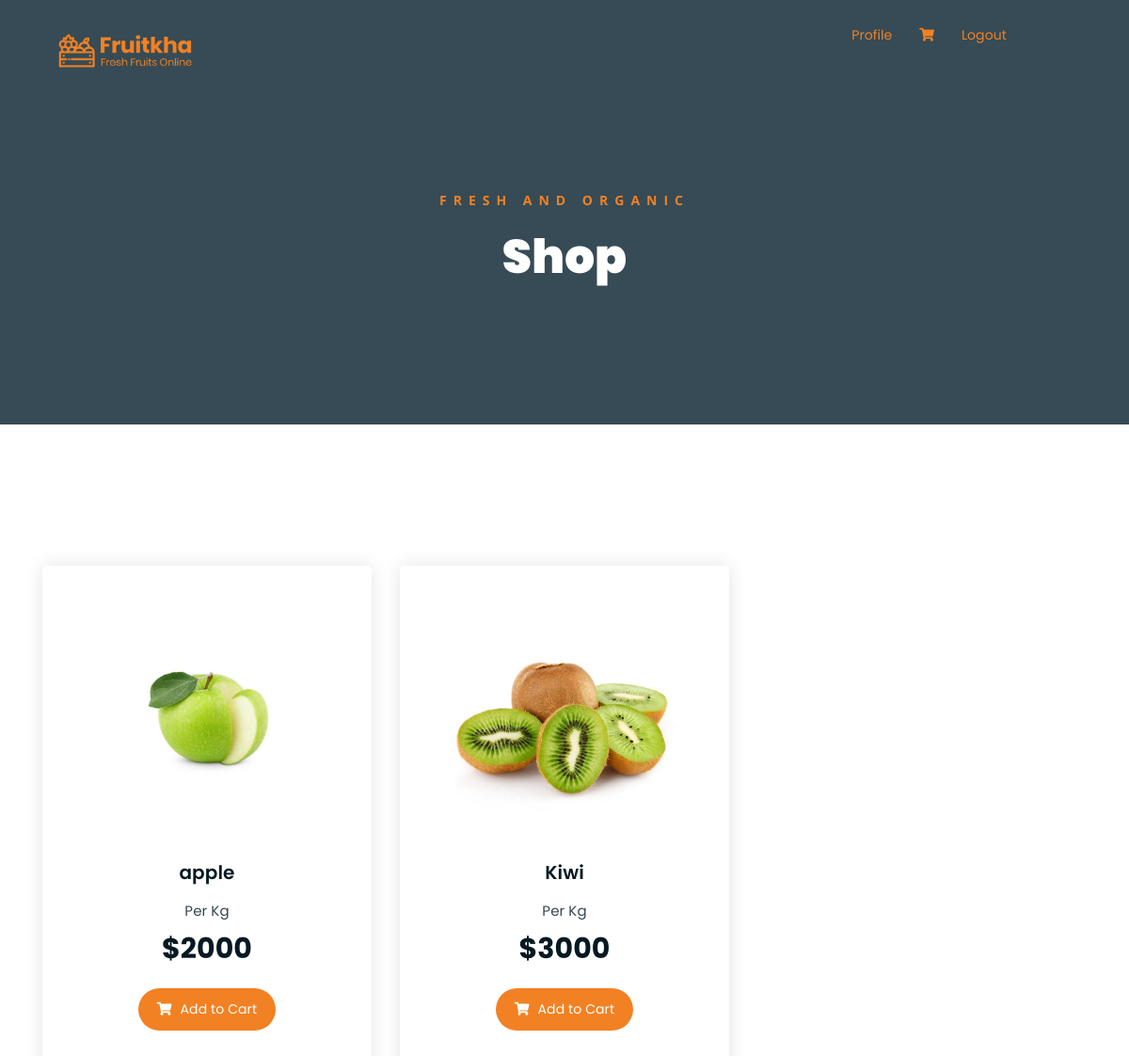
Screenshot of /home (signed in) with the database file from the repository.
### tables this page shows
CREATE TABLE products (
            id INTEGER PRIMARY KEY AUTOINCREMENT,
            name TEXT NOT NULL,
            price INTEGER NOT NULL,
            image_url TEXT
        );

### app.py (the view)
@app.route('/home')
def products():
  if 'username' in session:
    return render_template('products.html', products = db.get_all_products(connection), username = session['username'])
  return redirect(url_for('login'))

### db.py (called while the page is built)
def get_all_products(connection):
    cursor = connection.cursor()
    query = '''SELECT * FROM products'''
    cursor.execute(query)
    return cursor.fetchall()

### templates/products.html (shortened to what this page needs)
<!DOCTYPE html>
<html lang="en" dir="ltr">
  <head>
    <link
      rel="stylesheet"
      href="{{ url_for('static', filename='assets/css/all.min.css') }}"
    />
    <link
      rel="stylesheet"
      href="{{url_for('static',filename='css/bootstrap.min.css')}}"
    />
    <link
      rel="stylesheet"
      href="{{url_for('static',filename='css/style.css')}}"
    />
    <link
      rel="stylesheet"
      href="{{url_for('static',filename='assets/bootstrap/css/bootstrap.min.css')}}"
    />
    <link
      rel="stylesheet"
      href="{{url_for('static',filename='assets/css/owl.carousel.css')}}"
    />
    <link
      rel="stylesheet"
      href="{{url_for('static',filename='assets/css/magnific-popup.css')}}"
    />
    <link
      rel="stylesheet"
      href="{{url_for('static',filename='assets/css/animate.css')}}"
    />
    <link
      rel="stylesheet"
      href="{{url_for('static',filename='assets/css/meanmenu.min.css')}}"
    />
    <link
      rel="stylesheet"
      href="{{url_for('static',filename='assets/css/main.css')}}"
    />
    <link
      rel="stylesheet"
      href="{{url_for('static',filename='assets/css/responsive.css')}}"
    />
  </head>
  <body>
    <div class="top-header-area" id="sticker" style="padding-left: 30px">
      <div class="container">
        <div class="row">
          <div class="col-lg-12 col-sm-12 text-center">
            <div class="main-menu-wrap" style="text-align: end">
              <div class="site-logo">
                <a href="/">
                  <img src="static/assets/img/logo.png" alt="" />
                </a>
              </div>
              {% if 'username' in session %} {% if username !='admin'%}
              <a href="/account" style="color: #f28123"> Profile </a>
              <a
                class="shopping-cart"
                href="/cart"
                style="color: #f28123; margin: 0 25px"
                ><i class="fas fa-shopping-cart"></i
              ></a>
              {% endif %} {% endif %}  {% if ('username' in session) or (username =='admin')
              %}
              <a href="/logout" style="color: #f28123; margin-right: 100px">
                Logout
              </a>
              {% endif %}
            </div>
          </div>
        </div>
      </div>
    </div>
    <div class="breadcrumb-section breadcrumb-bg">
      <div class="container">
        <div class="row">
          <div class="col-lg-8 offset-lg-2 text-center">
            <div class="breadcrumb-text">
              <p>Fresh and Organic</p>
              <h1>Shop</h1>
            </div>
          </div>
        </div>
      </div>
    </div>
    {% include 'includes/alert.html' %} {% if 'username' not in session and
    username != "admin" %}
    <div
      class="alert alert-info alert-dismissible"
      role="alert"
      style="text-align: center"
    >
      To view the shop and buy you have to be logged in!
    </div>
    {% else %}
    <div class="product-section mt-150 mb-150">
      <div class="container">
        <div class="row product-lists">
          {% if products %} {% for product in products %}
          <div class="col-lg-4 col-md-6 text-center">
            <div class="single-product-item">
              <div class="product-image">
                <a href="">
                  <img
                    src="{{ url_for('static', filename=product[3]) }}"
                    alt=""
                  />
                </a>
              </div>
              <h3>{{ product[1] }}</h3>
              <p class="product-price"><span>Per Kg</span> ${{ product[2] }}</p>
              {% if username != 'admin' %}
              <a
                href="{{ url_for('add_to_cart', product_id=product[0]) }}"
                class="cart-btn"
              >
                <i class="fas fa-shopping-cart"></i> Add to Cart
              </a>
              {% endif %}
            </div>
          </div>
          {% endfor %} {% endif %}
        </div>
      </div>
    </div>
    {% endif %}
  </body>
</html>

### static/css/style.css (style rules this page uses)
* { margin: 0; padding: 0; box-sizing: border-box; font-family: 'Poppins', sans-serif; }

### static/assets/css/main.css (style rules this page uses)
html { font-size: 14px; font-weight: 400; line-height: 28px; height: 100%; }
body { font-family: "Open Sans", sans-serif; font-weight: 400; font-size: 1rem; letter-spacing: 0.1px; line-height: 1.8; color: #051922; overflow-x: hidden; }
body img { max-width: 100%; }
a { cursor: pointer; text-decoration: none; -webkit-transition: all 0.2s ease-in-out; -o-transition: all 0.2s ease-in-out; transition: all 0.2s ease-in-out; }
h1, .h1, h2, .h2, h3, .h3, h4, .h4, h5, .h5, h6, .h6 { font-family: "Poppins", sans-serif; font-weight: 700; margin: 0 0 1.25rem 0; color: #051922; }
h1:last-child, .h1:last-child, h2:last-child, .h2:last-child, h3:last-child, .h3:last-child, h4:last-child, .h4:last-child, h5:last-child, .h5:last-child, h6:last-child, .h6:last-child { margin: 0; }
h1, .h1 { font-size: 4rem; font-weight: 700; line-height: 4rem; }
h3, .h3 { font-size: 2rem; font-weight: 700; line-height: 2.25rem; }
p { font-family: "Open Sans", sans-serif; font-weight: 400; font-size: 1rem; letter-spacing: 0.1px; line-height: 1.8; color: #051922; margin: 0 0 1.25rem 0; }
.mt-150 { margin-top: 150px; }
.mb-150 { margin-bottom: 150px; }
a.boxed-btn, a.bordered-btn, a.cart-btn { border-radius: 50px; }
.breadcrumb-bg { background-image: url(../img/breadcrumb-bg.jpg); }
.breadcrumb-text p { color: #F28123; font-weight: 700; text-transform: uppercase; letter-spacing: 7px; }
.breadcrumb-text h1 { font-size: 50px; font-weight: 900; color: #fff; margin: 0; margin-top: 20px; }
.breadcrumb-section { padding: 150px 0; background-size: cover; background-position: center center; position: relative; z-index: 1; background-attachment: fixed; padding-top: 200px; }
.breadcrumb-section:after { position: absolute; left: 0; top: 0; width: 100%; height: 100%; content: ""; background-color: #07212e; z-index: -1; opacity: 0.8; }
.top-header-area { position: absolute; z-index: 999; width: 100%; padding: 25px 0; }
.site-logo { float: left; max-width: 150px; }
.main-menu-wrap { position: relative; }
.site-logo { padding: 6px 0; }
.top-header-area { -webkit-transition: 0.3s; -o-transition: 0.3s; transition: 0.3s; }
.product-image img { -webkit-transition: 0.3s; -o-transition: 0.3s; transition: 0.3s; }
a.cart-btn { -webkit-transition: 0.3s; -o-transition: 0.3s; transition: 0.3s; }
.single-product-item { -webkit-transition: 0.3s; -o-transition: 0.3s; transition: 0.3s; }
html, body { height: 100%; }
.single-product-item { margin-bottom: 30px; }
.product-image { padding: 30px; padding-bottom: 0; }
.product-image img { width: 90%; border-radius: 5px; margin-bottom: 20px; }
.single-product-item h3 { font-size: 20px; font-weight: 600; margin-bottom: 10px; }
p.product-price { font-family: 'Poppins', sans-serif; font-size: 30px; font-weight: 700; margin-bottom: 15px; }
p.product-price span { display: block; opacity: 0.8; font-size: 15px; font-weight: 400; }
a.cart-btn { font-family: 'Poppins', sans-serif; display: inline-block; background-color: #F28123; color: #fff; padding: 10px 20px; }
a.cart-btn i { margin-right: 5px; }
.single-product-item { -webkit-box-shadow: 0 0 20px #e4e4e4; box-shadow: 0 0 20px #e4e4e4; padding-bottom: 50px; border-radius: 5px; }

### rows the page displays
products: image_url (picture), name "apple", price "2000"
products: image_url (picture), name "Kiwi", price "3000"
